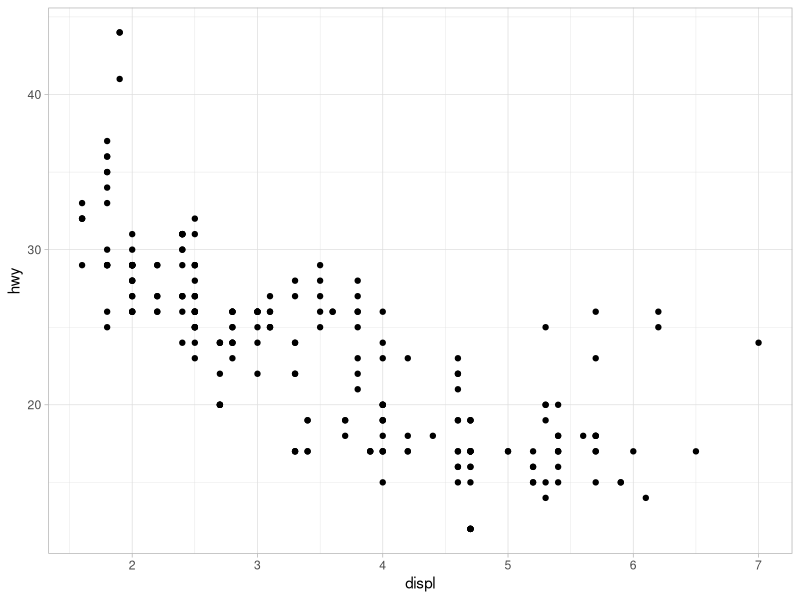
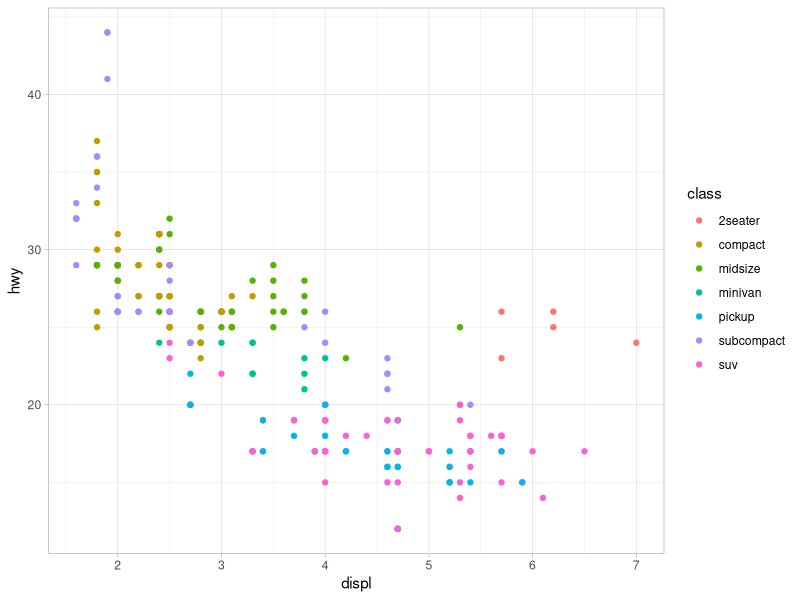
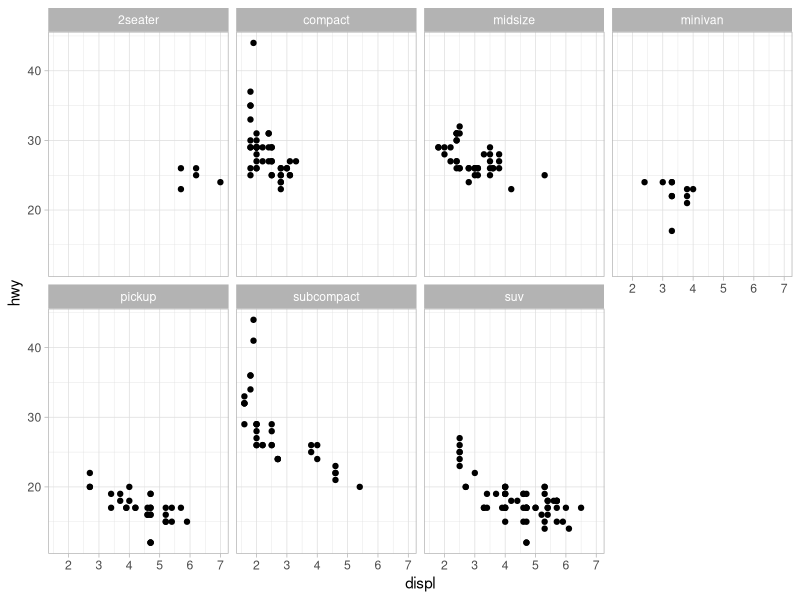

R code for these plots, in order:
##############################
## Effortless report generation: example code
##
## Karl Cottenie
##
## 2019-03-25
##
##############################

library(tidyverse)
library(broom)
library(viridis)
# + scale_color/fill_viridis(discrete = T/F)
theme_set(theme_light())

# Startup ends here

## _ Comment codes ------
# Coding explanations (#, often after the code, but not exclusively)
# Code organization (## XXXXX -----)
# Justification for a section of code ## XXX
# Dead end analyses because it did not work, or not pursuing this line of inquiry (but leave it in as a trace of it, to potentially solve this issue, or avoid making the same mistake in the future # (>_<) 
# Solutions/results/interpretations (#==> XXX)
# Reference to manuscript pieces, figures, results, tables, ... # (*_*)
# TODO items #TODO
# names for data frames (dfName), for lists (lsName), for vectors (vcName) (Thanks Jacqueline May)

## _ Example code for figures -----

# inspect the data set
mpg #trial6

ggplot(data = mpg) + 
  geom_point(mapping = aes(x = displ, y = hwy))

ggplot(data = mpg) + # first plot w/ inline comments
  geom_point(mapping = aes(x = displ, y = hwy, color = class))

# (*_*)
ggplot(data = mpg) + 
  geom_point(mapping = aes(x = displ, y = hwy)) + 
  facet_wrap(~ class, nrow = 2)

## _ Example code for analysis ------

glmfit <- glm(am ~ hp, mtcars, family="binomial")
tidy(glmfit) 

# (*_*)
augment(glmfit)

glance(glmfit)

## _ Example code for comments -----

# Done: example code
# Done: three rendering examples
#TODO convert rendering code into snippet for easy execution
